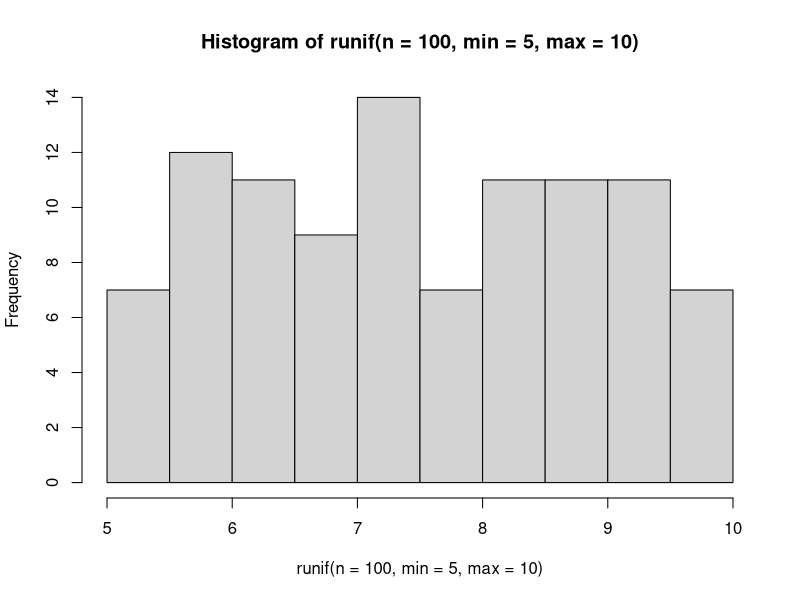
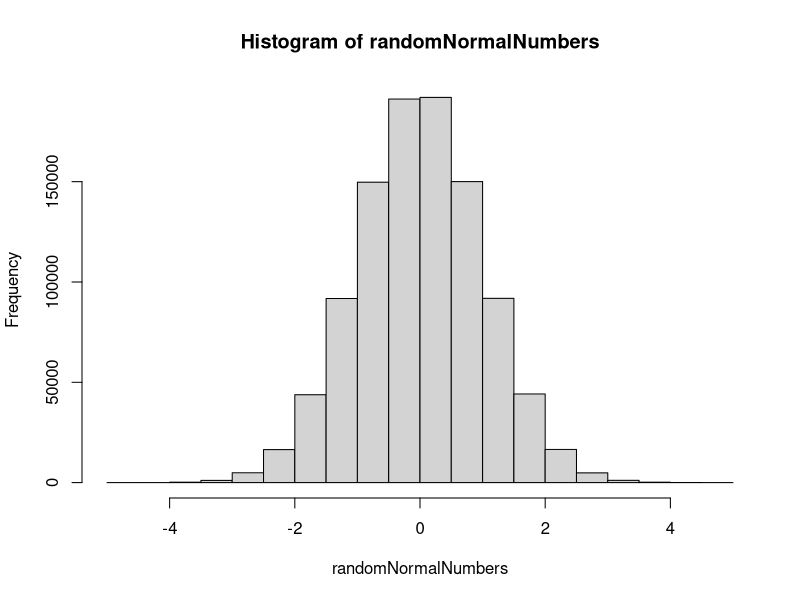
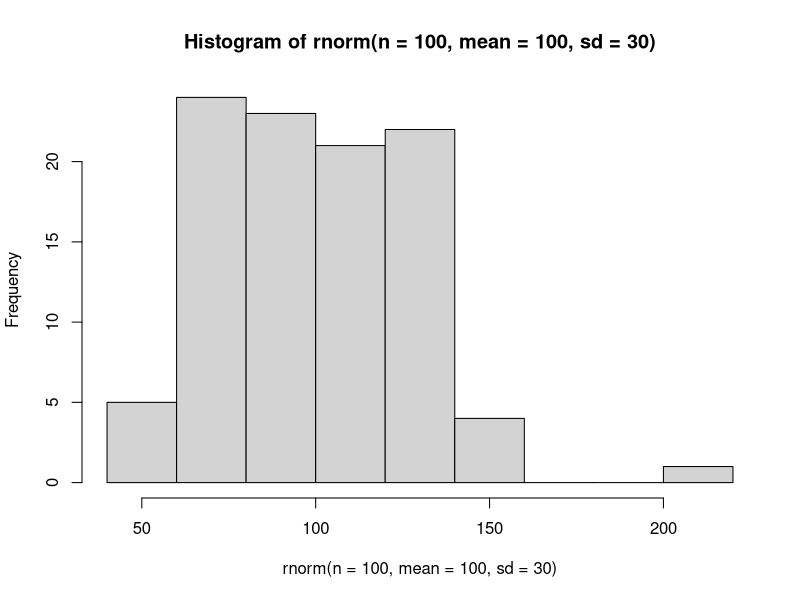

R code for these plots, in order: (Note: this script raises an error after producing the figures.)
#### Vectors, Matrices, Lists, Data frames
#### 17 January 2023
#### JJM

## Coercion

### All atomic vectors are of the same data type
### If you use c() to assemble different types, R coerces them
### logical -> integer -> double -> character

a <- c(2,2.2) #Integer and double
a #coerces to double

b <- c("purple", "green")
typeof(b)

d <- c(a,b) #will coerce to character since its the lowest common type
typeof(d)

### comparison operators yield a logical result

a <- runif(10)
print(a)

a > 0.5 #conditional statement

### How many elements in the vector are > 0.5
sum(a>0.5)
mean(a>0.5) #what proportion of vector are greater than 0.5


### Vectorization
## add a constant to a vector

z <- c(10, 20, 30)
z + 1 #will do the operation for each element
z * 2
z^2

## what happens when vectors are added together
y <- c(1,2,3)

z + y # results in an "element by element" operation on the vector

## Recycling
# what if vector lengths are not equal

z
x <- c(1,2) 
z + x #warning is issued but the calculation is made by having the shorter vector be recycled (its looped through )

#### Simulating data: runif() and rnorm()

runif(5) #or runif(n=5)
runif(n = 5, min = 5, max = 10) #can change the min and max as well

set.seed(123) #With set seed, sets the random number generator to make the random numbers reproducible. MUST SET THE SEED EACH TIME YOU RUN RANDOM
hist(runif(n = 100, min = 5, max = 10)) #historgram is flat because of uniform distribution

set.seed(111) #will be diffeent
runif(n = 5, min = 5, max = 10)

## rnorm: random normal values with mean of 0 and standard deviation of 1
randomNormalNumbers<-rnorm(1000000)
mean(randomNormalNumbers) #hist function shows distribution
hist(randomNormalNumbers)

hist(rnorm(n=100, mean=100, sd=30))#visualize the arguments of rnorm


#### Matrices
## two dimensional (rows and columns)
## homogenous data type

# matrix is an atomic vector organized into rows and columns

myVec <- 1:12

m <- matrix(data = myVec, nrow = 4) #matrix with 4 rows

m <- matrix(data = myVec, ncol = 3, byrow=T) #matrix with 3 columns filled in my row

#### Lists
## One dimensional
## heterogeneous data types

myList <- list(1:10, matrix(1:8, 4, byrow = T), letters[1:3], pi)
class(myList)
str(myList)  

### sub-setting list
## usimg [] gives you a single item but not then elements
myList[4]
myList[3] - 3 #Cannot do because its not pointing to an element

myList[[4]] #must use [[]] to grab elements
myList[[4]] - 3

myList[[2]][4,1] #You can also grab specific datapoints within the structures
myList[[3]][2]

### name list items when they are created
myList2 <- list(Tester = F, littleM = matrix(1:9,3))
myList2$Tester #list name then $ allows for you to call the part of the list by name
myList2$littleM[2,3] #second row third column of littleM
myList2$littleM[2,]
myList2$littleM[,2]

myList2$littleM[2] #If you give numbers without columns, it will just return that element

### unlist to string everything back to vector
unRolled <- unlist(myList2)
unRolled <- unlist(myList)

data(iris)
head(iris)
plot(Sepal.Length ~ Petal.Length, data = iris) #y~x
model <- lm(Sepal.Length ~ Petal.Length, data = iris)
results <- summary(model)

str(results)
results$coefficients

## Two ways to get specific values from results
results$coefficients[2,4]
unlistedResults<-unlist(results)
unlistedResults$coefficients8 


#### Data Frames
## Equal length vectors each of which is a column

varA <- 1:12
varB <- rep(c("Con", "LowN", "HighN"), each = 4)
varC <- runif(12)

dFrame <- data.frame(varA, varB, varC, stringsAsFactors = FALSE)


# add another row
newData <- list(13, "HighN", 0.668)


#Use rbind()
dFrame<-rbind(dFrame, newData)

#Why cant we use c
newData2 <- c(14, "HighN", 0.668) #This is a vector so it gets coerced to being characters

##Add a column
newVar <- runif(13)

#Use cbind()
dFrame <- cbind(dFrame, newVar)

### Data Frames vs Matrices
zMat <- matrix(1:30,ncol = 3, byrow=T)
zDframe <- as.data.frame(zMat)

zMat[3,3]
zDframe[3,3]

zMat[,3]
zDframe[,3]
zDframe$V3 #cant do with matrix

#### Eliminating NAs
# complete.cases() function
zD <- c(NA, rnorm(10), NA, rnorm(3))
complete.cases(zD) #gives logical output

#clean out nas
zD[complete.cases(zD)]
which(!complete.cases(zD))
which(is.na(zD))

#use with matrix
m <- matrix(1:20,5)
m[1,1] <- NA
m[5,4] <- NA
complete.cases(m) #gives T/F as to whether whole row is 'complete' (no NAs)
m[complete.cases(m),]

## get complete cases for only certain rows
m[complete.cases(m[,c(1,2)]),]
